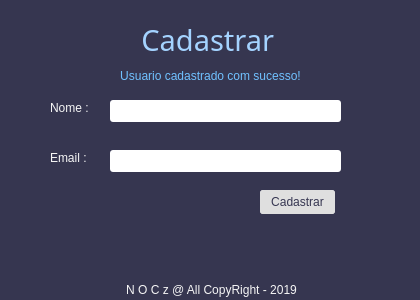
<?xml version="1.0" encoding="UTF-8"?>
<ui version="4.0">
 <class>WindowCadastrar</class>
 <widget class="QMainWindow" name="WindowCadastrar">
  <property name="geometry">
   <rect>
    <x>0</x>
    <y>0</y>
    <width>420</width>
    <height>300</height>
   </rect>
  </property>
  <property name="minimumSize">
   <size>
    <width>420</width>
    <height>300</height>
   </size>
  </property>
  <property name="maximumSize">
   <size>
    <width>420</width>
    <height>300</height>
   </size>
  </property>
  <property name="windowTitle">
   <string>MainWindow</string>
  </property>
  <property name="styleSheet">
   <string notr="true">background-color: rgb(54, 54, 80);
color: rgb(245, 245, 245);</string>
  </property>
  <widget class="QWidget" name="centralwidget">
   <widget class="QPushButton" name="btnCadastrar">
    <property name="geometry">
     <rect>
      <x>260</x>
      <y>190</y>
      <width>75</width>
      <height>24</height>
     </rect>
    </property>
    <property name="minimumSize">
     <size>
      <width>75</width>
      <height>24</height>
     </size>
    </property>
    <property name="maximumSize">
     <size>
      <width>75</width>
      <height>24</height>
     </size>
    </property>
    <property name="styleSheet">
     <string notr="true">QPushButton{ 
	border-radius:3px;
	color: rgb(54, 54, 81);
	background-color: rgb(223, 223, 223);
}

QPushButton:hover{
	
	
	color: rgb(54, 54, 81);
	background-color: rgb(255, 170, 255);
}</string>
    </property>
    <property name="text">
     <string>Cadastrar</string>
    </property>
   </widget>
   <widget class="QLabel" name="label_2">
    <property name="geometry">
     <rect>
      <x>50</x>
      <y>150</y>
      <width>42</width>
      <height>16</height>
     </rect>
    </property>
    <property name="maximumSize">
     <size>
      <width>50</width>
      <height>16</height>
     </size>
    </property>
    <property name="text">
     <string>Email :</string>
    </property>
   </widget>
   <widget class="QLabel" name="label_3">
    <property name="geometry">
     <rect>
      <x>1</x>
      <y>280</y>
      <width>421</width>
      <height>20</height>
     </rect>
    </property>
    <property name="minimumSize">
     <size>
      <width>120</width>
      <height>0</height>
     </size>
    </property>
    <property name="styleSheet">
     <string notr="true">font: 300 8pt &quot;Segoe UI&quot;;</string>
    </property>
    <property name="text">
     <string>&lt;html&gt;&lt;head/&gt;&lt;body&gt;&lt;p align=&quot;center&quot;&gt;                    N O C z  @ All CopyRight   - 2019&lt;/p&gt;&lt;/body&gt;&lt;/html&gt;</string>
    </property>
   </widget>
   <widget class="QLineEdit" name="lblEmail">
    <property name="geometry">
     <rect>
      <x>110</x>
      <y>150</y>
      <width>231</width>
      <height>22</height>
     </rect>
    </property>
    <property name="minimumSize">
     <size>
      <width>231</width>
      <height>22</height>
     </size>
    </property>
    <property name="maximumSize">
     <size>
      <width>231</width>
      <height>22</height>
     </size>
    </property>
    <property name="styleSheet">
     <string notr="true">QLineEdit{
	border-radius:3px;
	color:rgb(23,25,25);
	background-color: rgb(255, 255, 255);
}
QLineEdit:hover{
background-color:rgb(170,170,255);
}

</string>
    </property>
    <property name="text">
     <string/>
    </property>
   </widget>
   <widget class="QLabel" name="lblCadNo">
    <property name="geometry">
     <rect>
      <x>110</x>
      <y>60</y>
      <width>225</width>
      <height>16</height>
     </rect>
    </property>
    <property name="styleSheet">
     <string notr="true">color: rgb(255, 0,0);</string>
    </property>
    <property name="inputMethodHints">
     <set>Qt::ImhMultiLine</set>
    </property>
    <property name="midLineWidth">
     <number>2</number>
    </property>
    <property name="text">
     <string>&lt;html&gt;&lt;head/&gt;&lt;body&gt;&lt;p align=&quot;center&quot;&gt; Atençao erro ao cadastrar o usuario !&lt;/p&gt;&lt;/body&gt;&lt;/html&gt;</string>
    </property>
   </widget>
   <widget class="QLineEdit" name="lblNome">
    <property name="geometry">
     <rect>
      <x>110</x>
      <y>100</y>
      <width>231</width>
      <height>22</height>
     </rect>
    </property>
    <property name="minimumSize">
     <size>
      <width>231</width>
      <height>22</height>
     </size>
    </property>
    <property name="maximumSize">
     <size>
      <width>231</width>
      <height>22</height>
     </size>
    </property>
    <property name="sizeIncrement">
     <size>
      <width>231</width>
      <height>22</height>
     </size>
    </property>
    <property name="styleSheet">
     <string notr="true">QLineEdit{
    
	color: rgb(56, 56, 83);
	border-radius:3px;
	color:rgb(23,25,25);
	background-color: rgb(255, 255, 255);
}
QLineEdit:hover{
background-color:rgb(170,170,255);
}

</string>
    </property>
    <property name="text">
     <string/>
    </property>
   </widget>
   <widget class="QLabel" name="label_4">
    <property name="geometry">
     <rect>
      <x>1</x>
      <y>20</y>
      <width>421</width>
      <height>34</height>
     </rect>
    </property>
    <property name="font">
     <font>
      <family>Shonar Bangla</family>
      <pointsize>22</pointsize>
      <italic>false</italic>
      <bold>false</bold>
     </font>
    </property>
    <property name="styleSheet">
     <string notr="true">font: 22pt &quot;Shonar Bangla&quot;;
color: rgb(164, 211, 255);</string>
    </property>
    <property name="text">
     <string>&lt;html&gt;&lt;head/&gt;&lt;body&gt;&lt;p align=&quot;center&quot;&gt;Cadastrar &lt;/p&gt;&lt;/body&gt;&lt;/html&gt;</string>
    </property>
   </widget>
   <widget class="QLabel" name="label">
    <property name="geometry">
     <rect>
      <x>50</x>
      <y>100</y>
      <width>44</width>
      <height>16</height>
     </rect>
    </property>
    <property name="maximumSize">
     <size>
      <width>50</width>
      <height>16</height>
     </size>
    </property>
    <property name="text">
     <string>Nome :</string>
    </property>
   </widget>
   <widget class="QLabel" name="lblCadOk">
    <property name="geometry">
     <rect>
      <x>0</x>
      <y>60</y>
      <width>421</width>
      <height>32</height>
     </rect>
    </property>
    <property name="styleSheet">
     <string notr="true">color: rgb(112, 193, 255);</string>
    </property>
    <property name="inputMethodHints">
     <set>Qt::ImhMultiLine</set>
    </property>
    <property name="midLineWidth">
     <number>2</number>
    </property>
    <property name="text">
     <string>&lt;html&gt;&lt;head/&gt;&lt;body&gt;&lt;p align=&quot;center&quot;&gt;Usuario cadastrado com sucesso!&lt;/p&gt;&lt;/body&gt;&lt;/html&gt;</string>
    </property>
   </widget>
   <widget class="QPushButton" name="btnCadastrar_2">
    <property name="geometry">
     <rect>
      <x>260</x>
      <y>190</y>
      <width>75</width>
      <height>24</height>
     </rect>
    </property>
    <property name="minimumSize">
     <size>
      <width>75</width>
      <height>24</height>
     </size>
    </property>
    <property name="maximumSize">
     <size>
      <width>75</width>
      <height>24</height>
     </size>
    </property>
    <property name="styleSheet">
     <string notr="true">QPushButton{ 
	border-radius:3px;
	color: rgb(54, 54, 81);
	background-color: rgb(223, 223, 223);
}

QPushButton:hover{
	
	
	color: rgb(54, 54, 81);
	background-color: rgb(255, 170, 255);
}</string>
    </property>
    <property name="text">
     <string>Sair</string>
    </property>
   </widget>
   <zorder>btnCadastrar_2</zorder>
   <zorder>btnCadastrar</zorder>
   <zorder>label_2</zorder>
   <zorder>label_3</zorder>
   <zorder>lblEmail</zorder>
   <zorder>lblCadNo</zorder>
   <zorder>lblNome</zorder>
   <zorder>label_4</zorder>
   <zorder>label</zorder>
   <zorder>lblCadOk</zorder>
  </widget>
 </widget>
 <resources/>
 <connections/>
</ui>
